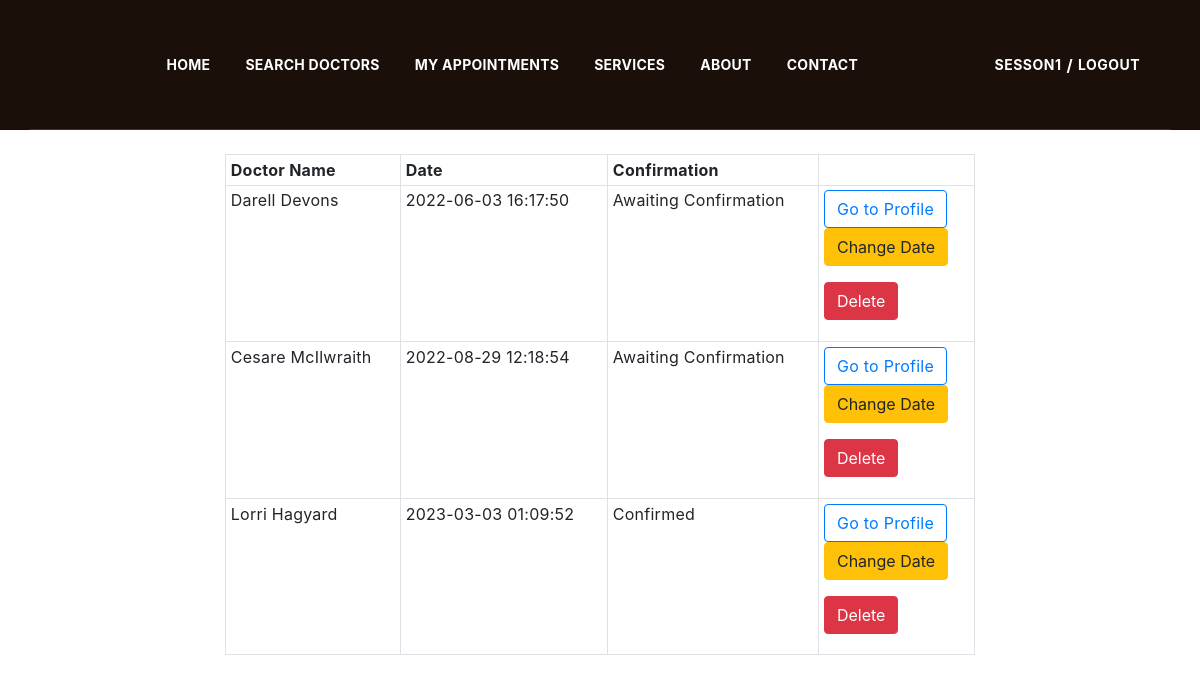
Page /php/patient/myAppointments.php (signed in) on the committed database.
### tables this page shows
CREATE TABLE `appointments` (
  `id` int(11) NOT NULL,
  `date` datetime NOT NULL,
  `confirmed` tinyint(1) DEFAULT 0,
  `patientID` int(11) NOT NULL,
  `doctorID` int(11) NOT NULL
);

CREATE TABLE `doctors` (
  `id` int(11) NOT NULL,
  `username` varchar(50) NOT NULL,
  `password` varchar(255) NOT NULL,
  `name` varchar(255) DEFAULT NULL,
  `email` varchar(255) DEFAULT NULL,
  `avatarUrl` varchar(255) DEFAULT NULL,
  `phone` varchar(50) DEFAULT NULL,
  `location` varchar(255) DEFAULT NULL,
  `insurance` varchar(255) DEFAULT NULL,
  `specialisation` varchar(255) DEFAULT NULL,
  `price` double DEFAULT NULL,
  `description` text DEFAULT NULL
);

### php/patient/myAppointments.php (the view, shortened to what this page needs)
<?php
include("../connect.php");
$id = $_SESSION["id"];
$query ="SELECT d.name, a.* FROM appointments as a JOIN doctors as d ON a.doctorID=d.id WHERE patientID={$id} ORDER BY a.date";
$result = $conn->query($query);
if($result->num_rows > 0){
    $appointments = mysqli_fetch_all($result, MYSQLI_ASSOC);
}
?>
<html>
<head>
    <link href="../assets/css/style.css" rel="stylesheet" />
    <link rel="stylesheet" href="https://cdn.jsdelivr.net/npm/bootstrap@4.2.1/dist/css/bootstrap.min.css">
</head>
<body>
<div>
    <div class="content-wrapper">
        <header class="header-area header-default transparent sticky" style="background-color : #1B0F09 !important">
            <div class="container">
                <div class="row align-items-center">
                    <div class="col-lg-12">
                        <div class="header-align">
                            <div class="header-navigation-area">
                                <ul class="main-menu nav justify-content-center">
                                    <li id="home"><a href="../index.php">Home</a></li>
                                    <?php if ($_SESSION['type'] === 'patient'){
                                        echo '<li id="searchDocs"><a href="searchDocs.php">Search Doctors</a></li>
                                                <li id="myAppointments"><a href="myAppointments.php">My Appointments</a></li>';
                                    } else if($_SESSION['type'] === 'doctor'){
                                        echo '<li id="myAppointments"><a href="myAppointments.php">My Appointments</a></li>
                                                <li id="myProfiel"><a href="myProfile.php?id='.$_SESSION['id'].'">My Profile</a></li>';
                                    } else if($_SESSION['type'] === 'admin'){
                                        '<li id="mngAppointments"><a href="admin/manageAppointments.php">Manage Appointments</a></li>
                                         <li id="mngDocs"><a href="admin/manageDoctors.php">Manage Doctors</a></li>';
                                    }
                                    ?>
                                    <li id="services"><a href="../services.php">Services</a></li>
                                    <li id="about"><a href="../about.php">About</a></li>
                                    <li id="contact"><a href="../contact.php">Contact</a></li>
                                </ul>
                            </div>
                            <div class="header-action-area">
                                <div class="login-reg">
                                    <a href=""><?php echo $_SESSION['username']?></a><span>/</span><a href="../logout.php">logout</a> <i class="icon icofont-user-alt-3"></i>
                                </div>
                            </div>
                        </div>
                    </div>
                </div>
            </div>
        </header>
        <div class="container-fluid text-center">
            <div class="col-sm-12 col-md-10 col-lg-8 mx-auto mt-4">
                <div class="table-responsive  table-sm mb-5">
                    <table class="table table-hover table-bordered">
                        <tr>
                            <th>Doctor Name</th>
                            <th>Date</th>
                            <th>Confirmation</th>
                            <th></th>
                        </tr>
                        <?php
                        if(isset($appointments) ){
                            foreach ($appointments as $value) {
                                $confirmation = $value["confirmed"] ? "Confirmed" : "Awaiting Confirmation";
                                echo "
                                <tr>
                                <td>{$value['name']}</td>
                                <td>{$value['date']}</td>
                                <td>{$confirmation}</td>
                                <td>
                                    <a href='../doctor/myProfile.php?id={$value['doctorID']}' type='button' class='btn btn-outline-primary'>Go to Profile</a>
                                    <form method='post' action='/patient/myAppointments.php'>
                                      <input type='hidden' name='id' value={$value['id']}>
                                      <input type='hidden' name='next' value='../doctor/myProfile.php?id={$value['doctorID']}'>
                                      <input type='submit' value='Change Date' class='btn btn-warning'>
                                    </form>
                                    <form method='post' action='/patient/myAppointments.php'>
                                      <input type='hidden' name='id' value={$value['id']}>
                                      <input type='submit' value='Delete' class='btn btn-danger'>
                                    </form>
                                </td>
                                </tr>
                            ";
                            }
                        }
                        ?>
                </div>
            </div>
        </div>
    </div>
</div>
</body>
</html>

### rows in the picture
appointments: doctorID.name "Darell Devons", date "2022-06-03 16:17:50", confirmed "Awaiting Confirmation"
appointments: doctorID.name "Cesare McIlwraith", date "2022-08-29 12:18:54", confirmed "Awaiting Confirmation"
appointments: doctorID.name "Lorri Hagyard", date "2023-03-03 01:09:52", confirmed "Confirmed"

### other values in the picture
$_SESSION['username'] "SESSON1"
